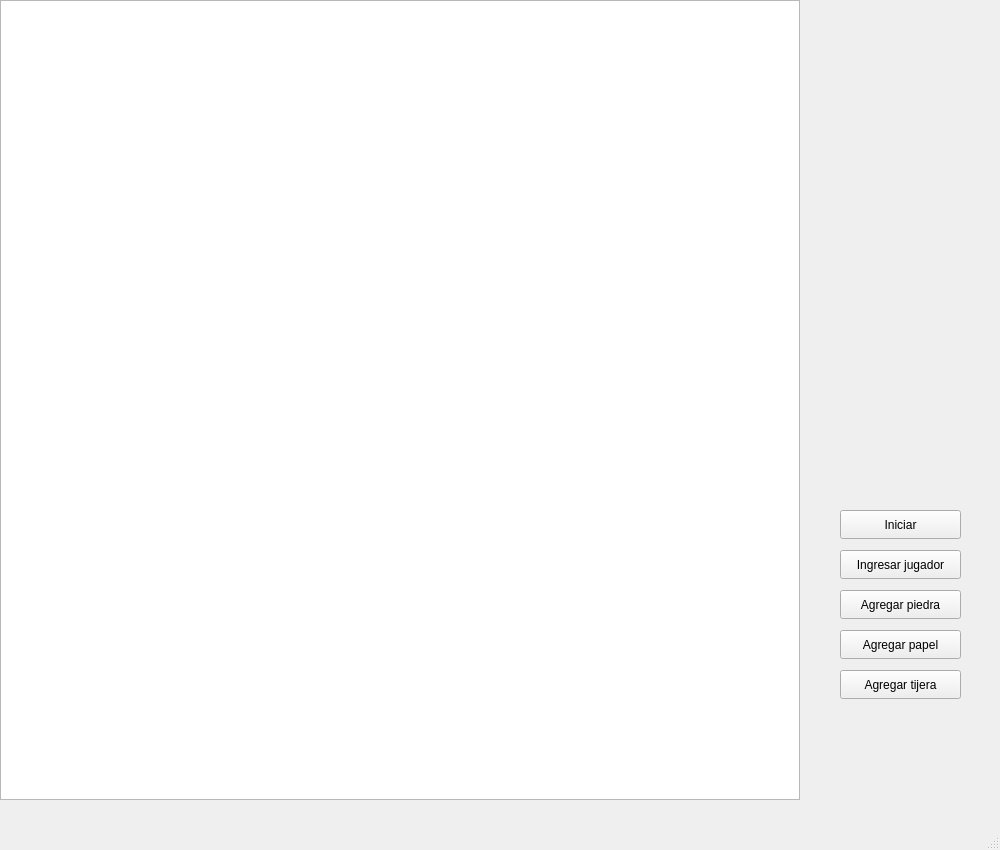
<?xml version="1.0" encoding="UTF-8"?>
<ui version="4.0">
 <class>MainWindow</class>
 <widget class="QMainWindow" name="MainWindow">
  <property name="geometry">
   <rect>
    <x>0</x>
    <y>0</y>
    <width>1000</width>
    <height>850</height>
   </rect>
  </property>
  <property name="minimumSize">
   <size>
    <width>1000</width>
    <height>800</height>
   </size>
  </property>
  <property name="maximumSize">
   <size>
    <width>1000</width>
    <height>850</height>
   </size>
  </property>
  <property name="windowTitle">
   <string>MainWindow</string>
  </property>
  <widget class="QWidget" name="centralwidget">
   <property name="minimumSize">
    <size>
     <width>1000</width>
     <height>800</height>
    </size>
   </property>
   <property name="maximumSize">
    <size>
     <width>1000</width>
     <height>800</height>
    </size>
   </property>
   <widget class="QGraphicsView" name="graphicsView">
    <property name="geometry">
     <rect>
      <x>0</x>
      <y>0</y>
      <width>800</width>
      <height>800</height>
     </rect>
    </property>
    <property name="minimumSize">
     <size>
      <width>800</width>
      <height>800</height>
     </size>
    </property>
    <property name="maximumSize">
     <size>
      <width>800</width>
      <height>800</height>
     </size>
    </property>
   </widget>
   <widget class="QPushButton" name="pushButton">
    <property name="geometry">
     <rect>
      <x>840</x>
      <y>510</y>
      <width>121</width>
      <height>29</height>
     </rect>
    </property>
    <property name="text">
     <string>Iniciar</string>
    </property>
   </widget>
   <widget class="QPushButton" name="pushButton_2">
    <property name="geometry">
     <rect>
      <x>840</x>
      <y>550</y>
      <width>121</width>
      <height>29</height>
     </rect>
    </property>
    <property name="text">
     <string>Ingresar jugador</string>
    </property>
   </widget>
   <widget class="QPushButton" name="pushButton_3">
    <property name="geometry">
     <rect>
      <x>840</x>
      <y>590</y>
      <width>121</width>
      <height>29</height>
     </rect>
    </property>
    <property name="text">
     <string>Agregar piedra</string>
    </property>
   </widget>
   <widget class="QPushButton" name="pushButton_4">
    <property name="geometry">
     <rect>
      <x>840</x>
      <y>630</y>
      <width>121</width>
      <height>29</height>
     </rect>
    </property>
    <property name="text">
     <string>Agregar papel</string>
    </property>
   </widget>
   <widget class="QPushButton" name="pushButton_5">
    <property name="geometry">
     <rect>
      <x>840</x>
      <y>670</y>
      <width>121</width>
      <height>29</height>
     </rect>
    </property>
    <property name="text">
     <string>Agregar tijera</string>
    </property>
   </widget>
  </widget>
  <widget class="QMenuBar" name="menubar">
   <property name="geometry">
    <rect>
     <x>0</x>
     <y>0</y>
     <width>1000</width>
     <height>25</height>
    </rect>
   </property>
  </widget>
  <widget class="QStatusBar" name="statusbar"/>
 </widget>
 <resources/>
 <connections/>
</ui>
